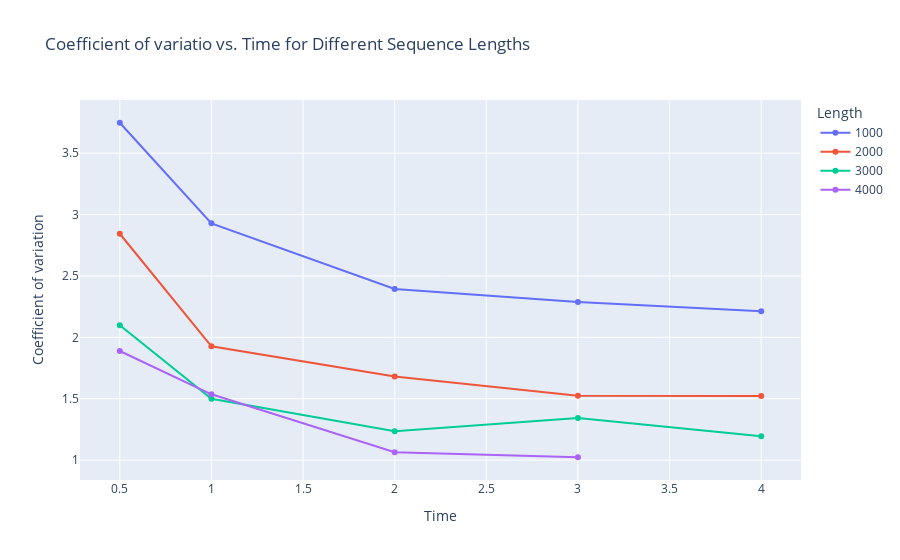

Notebook source saved alongside this figure:
### Code cell
import plotly.express as px
# Time vs. p-value for each sequence length
fig_time_pvalue = px.line(df, x='Time', y='cv', color='Length', markers=True,
                          labels={'cv': 'Coefficient of variation', 'Time': 'Time'},
                          title='Coefficient of variatio vs. Time for Different Sequence Lengths')
fig_time_pvalue.write_image("Stability_length_time.pdf")

fig_time_pvalue.show()

### Figure 1 — Plotly figure (JSON) as saved in the notebook; plotly's stock layout.template omitted (floating-point values rounded to 4 significant figures)
{"data": [{"hovertemplate": "Length=1000<br>Time=%{x}<br>Coefficient of variation=%{y}<extra></extra>", "legendgroup": "1000", "line": {"color": "#636efa", "dash": "solid"}, "marker": {"symbol": "circle"}, "mode": "lines+markers", "name": "1000", "orientation": "v", "showlegend": true, "type": "scatter", "x": [0.5, 1, 2, 3, 4], "xaxis": "x", "y": [3.748, 2.928, 2.395, 2.287, 2.212], "yaxis": "y"}, {"hovertemplate": "Length=2000<br>Time=%{x}<br>Coefficient of variation=%{y}<extra></extra>", "legendgroup": "2000", "line": {"color": "#EF553B", "dash": "solid"}, "marker": {"symbol": "circle"}, "mode": "lines+markers", "name": "2000", "orientation": "v", "showlegend": true, "type": "scatter", "x": [0.5, 1, 2, 3, 4], "xaxis": "x", "y": [2.844, 1.927, 1.682, 1.524, 1.523], "yaxis": "y"}, {"hovertemplate": "Length=3000<br>Time=%{x}<br>Coefficient of variation=%{y}<extra></extra>", "legendgroup": "3000", "line": {"color": "#00cc96", "dash": "solid"}, "marker": {"symbol": "circle"}, "mode": "lines+markers", "name": "3000", "orientation": "v", "showlegend": true, "type": "scatter", "x": [0.5, 1, 2, 3, 4], "xaxis": "x", "y": [2.098, 1.499, 1.234, 1.343, 1.194], "yaxis": "y"}, {"hovertemplate": "Length=4000<br>Time=%{x}<br>Coefficient of variation=%{y}<extra></extra>", "legendgroup": "4000", "line": {"color": "#ab63fa", "dash": "solid"}, "marker": {"symbol": "circle"}, "mode": "lines+markers", "name": "4000", "orientation": "v", "showlegend": true, "type": "scatter", "x": [0.5, 1, 2, 3], "xaxis": "x", "y": [1.889, 1.536, 1.064, 1.023], "yaxis": "y"}], "layout": {"legend": {"title": {"text": "Length"}, "tracegroupgap": 0}, "title": {"text": "Coefficient of variatio vs. Time for Different Sequence Lengths"}, "xaxis": {"anchor": "y", "domain": [0, 1], "title": {"text": "Time"}}, "yaxis": {"anchor": "x", "domain": [0, 1], "title": {"text": "Coefficient of variation"}}}}
